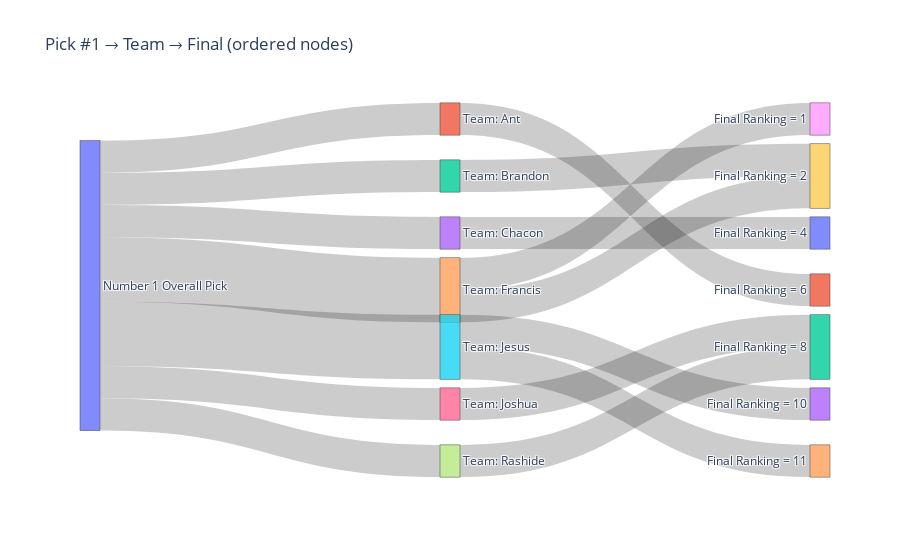

Notebook cell for this chart:
### Code cell
# Teams in the middle (alphabetical), finals on the right (numeric)
teams = sorted(first_picks['team'].unique())

labels = (
    [label_source] +
    [f"Team: {t}" for t in teams] +
    [f"Final Ranking = {f}" for f in finishes]
)
idx = {lab: i for i, lab in enumerate(labels)}

# positions: left (0.0) | middle (0.5) | right (1.0)
x = ([0.0] +
     [0.5] * len(teams) +
     [1.0] * len(finishes))

# evenly space teams, and finals in numeric order
y_teams = np.linspace(0.05, 0.95, len(teams)) if teams else []
y_fins  = np.linspace(0.05, 0.95, len(finishes))
y = [0.5] + list(y_teams) + list(y_fins)

# Pick1 -> Team counts
pt = first_picks.groupby('team').size().reset_index(name='count')
src1 = [idx[label_source]] * len(pt)
tgt1 = [idx[f"Team: {t}"] for t in pt['team']]
val1 = pt['count'].tolist()

# Team -> Final counts + hover with seasons
tf = first_picks.groupby(['team', end_col]).size().reset_index(name='count')
src2 = [idx[f"Team: {t}"] for t in tf['team']]
tgt2 = [idx[f"Final Ranking = {f}"] for f in tf[end_col]]
val2 = tf['count'].tolist()

details_map = (first_picks.groupby(['team', end_col])
               .apply(lambda d: "<br>".join(f"{int(r['season'])}" for _, r in d.sort_values('season').iterrows()))
               .to_dict())
hovers2 = [f"{team} → Final {fin}<br>{details_map.get((team, fin), '')}"
           for team, fin in zip(tf['team'], tf[end_col])]

fig = go.Figure(data=[go.Sankey(
    node=dict(label=labels, pad=15, thickness=20, x=x, y=y),
    link=dict(
        source=src1 + src2,
        target=tgt1 + tgt2,
        value=val1 + val2,
        customdata=([""] * len(src1)) + hovers2,
        hovertemplate="%{customdata}<extra></extra>"
    )
)])
fig.update_layout(title_text="Pick #1 → Team → Final (ordered nodes)", font_size=12)
fig.show()

print(outcomes)

### Figure 1 — Plotly figure (JSON) as saved in the notebook; plotly's stock layout.template omitted (floating-point values rounded to 4 significant figures)
{"data": [{"link": {"customdata": ["", "", "", "", "", "", "", "Ant → Final 6<br>2024", "Brandon → Final 2<br>2019", "Chacon → Final 4<br>2016", "Francis → Final 1<br>2022", "Francis → Final 2<br>2018", "Jesus → Final 10<br>2021", "Jesus → Final 11<br>2023", "Joshua → Final 8<br>2020", "Rashide → Final 8<br>2017"], "hovertemplate": "%{customdata}<extra></extra>", "source": [0, 0, 0, 0, 0, 0, 0, 1, 2, 3, 4, 4, 5, 5, 6, 7], "target": [1, 2, 3, 4, 5, 6, 7, 11, 9, 10, 8, 9, 13, 14, 12, 12], "value": [1, 1, 1, 2, 2, 1, 1, 1, 1, 1, 1, 1, 1, 1, 1, 1]}, "node": {"label": ["Number 1 Overall Pick", "Team: Ant", "Team: Brandon", "Team: Chacon", "Team: Francis", "Team: Jesus", "Team: Joshua", "Team: Rashide", "Final Ranking = 1", "Final Ranking = 2", "Final Ranking = 4", "Final Ranking = 6", "Final Ranking = 8", "Final Ranking = 10", "Final Ranking = 11"], "pad": 15, "thickness": 20, "x": [0, 0.5, 0.5, 0.5, 0.5, 0.5, 0.5, 0.5, 1, 1, 1, 1, 1, 1, 1], "y": [0.5, 0.05, 0.2, 0.35, 0.5, 0.65, 0.8, 0.95, 0.05, 0.2, 0.35, 0.5, 0.65, 0.8, 0.95]}, "type": "sankey"}], "layout": {"font": {"size": 12}, "title": {"text": "Pick #1 → Team → Final (ordered nodes)"}}}
